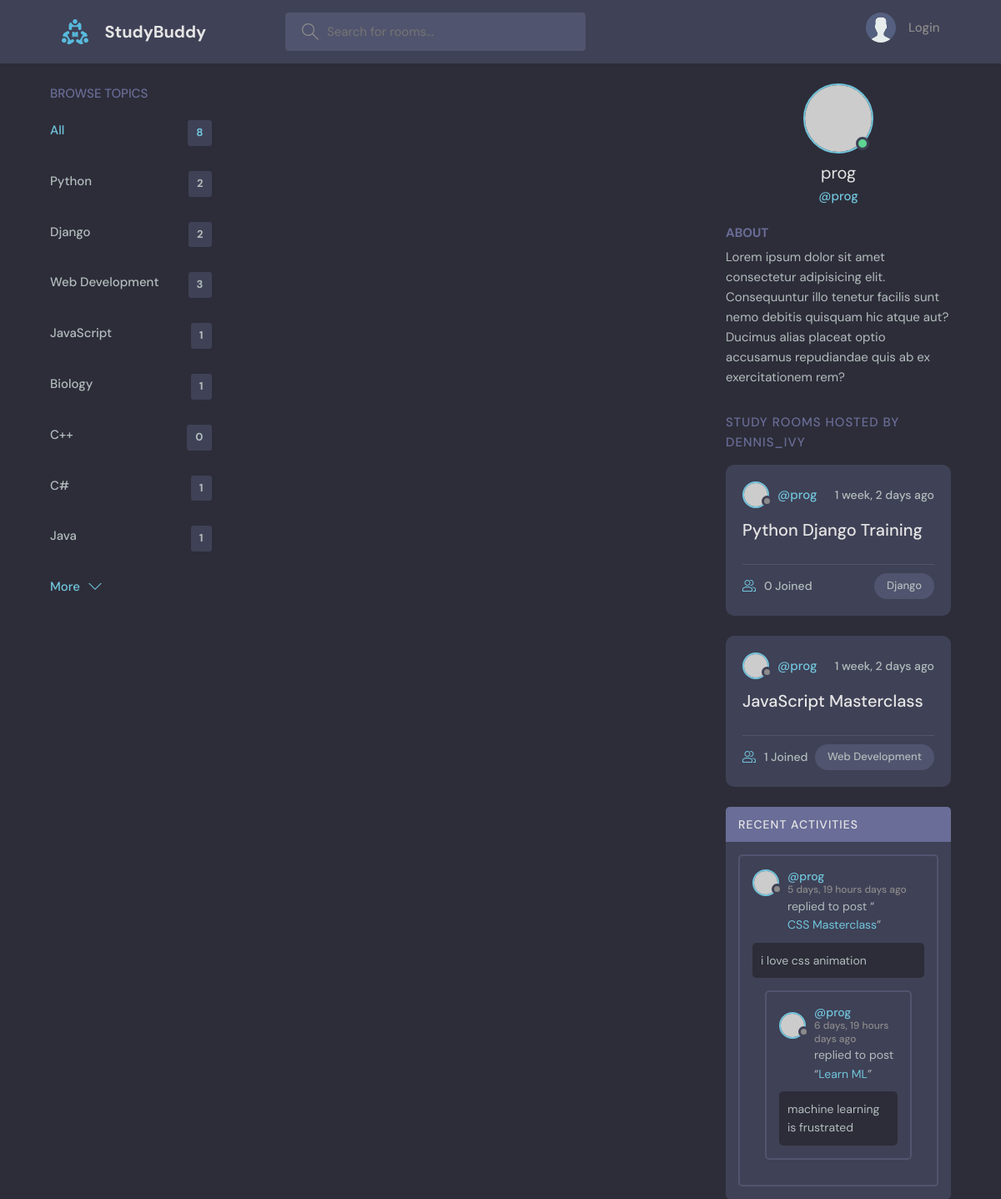
Page /profile/1/ on the committed database.
### base/models.py (models this page shows, shortened)
class Topic(models.Model):
    name = models.CharField(max_length=200)

class Room(models.Model):
    host = models.ForeignKey(User, on_delete=models.SET_NULL, null=True)
    topic = models.ForeignKey(Topic, on_delete=models.SET_NULL, null=True)
    name = models.CharField(max_length=200)
    description = models.TextField(null=True, blank=True)
    participants = models.ManyToManyField(User, related_name='participants', blank=True)
    updated = models.DateTimeField(auto_now=True)
    created = models.DateTimeField(auto_now_add=True)
    class Meta:
        ordering = ['-updated', '-created']
    def __str__(self):
        return self.name

class Message(models.Model):
    user = models.ForeignKey(User, on_delete=models.CASCADE)
    room = models.ForeignKey(Room, on_delete=models.CASCADE)
    body = models.TextField()
    updated = models.DateTimeField(auto_now=True)
    created = models.DateTimeField(auto_now_add=True)
    class Meta:
        ordering = ['-updated', '-created']

### base/views.py (the view)
# urls.py: path('profile/<str:pk>/', views.userProfile, name="user-profile"),
def userProfile(request, pk):
    user = User.objects.get(id=pk)
    rooms = user.room_set.all()
    room_messages = user.message_set.all()
    topics = Topic.objects.all()
    context = {'user': user, 'rooms':rooms, 'room_messages':room_messages, 'topics':topics}
    return render(request, 'base/profile.html', context)

### base/templates/base/profile.html (shortened to what this page needs)
{% extends 'main.html' %}
  {% block content %}
  <main class="profile-page layout layout--3">
    <div class="container">
      {% include 'base/topics_component.html' %}
      <div class="roomList">
        <div class="profile">
          <div class="profile__avatar">
            <div class="avatar avatar--large active">
              <img src="https://randomuser.me/api/portraits/men/11.jpg" />
            </div>
          </div>
          <div class="profile__info">
            <h3>{{user.username}}</h3>
            <p>@{{user.username}}</p>
          </div>
          <div class="profile__about">
            <h3>About</h3>
            <p>
              Lorem ipsum dolor sit amet consectetur adipisicing elit. Consequuntur illo tenetur
              facilis sunt nemo debitis quisquam hic atque aut? Ducimus alias placeat optio
              accusamus repudiandae quis ab ex exercitationem rem?
            </p>
          </div>
        </div>
        <div class="roomList__header">
          <div>
            <h2>Study Rooms Hosted by dennis_ivy</a>
            </h2>
          </div>
        </div>
        {% include 'base/feed_component.html' %}
      {% include 'base/activity_component.html' %}
    </div>
  </main>
{% endblock %}

### base/templates/base/topics_component.html
<div class="topics">
    <div class="topics__header">
      <h2>Browse Topics</h2>
    </div>
    <ul class="topics__list">
      <li>
        <a href="{% url 'home' %}" class="active">All <span>{{topics.count}}</span></a>
      </li>
      {% for topic in topics %}
      <li>
        <a href="{% url 'home' %}?q={{topic.name}}">{{topic.name}}<span>{{topic.room_set.all.count}}</span></a>
      </li>
      {% endfor %}
    </ul>
    <a class="btn btn--link" href="topics.html">
      More
      <svg version="1.1" xmlns="http://www.w3.org/2000/svg" width="32" height="32" viewBox="0 0 32 32">
        <title>chevron-down</title>
        <path d="M16 21l-13-13h-3l16 16 16-16h-3l-13 13z"></path>
      </svg>
    </a>
  </div>

### base/templates/base/feed_component.html (shortened to what this page needs)
{% for room in rooms %}
<div class="roomListRoom">
    <div class="roomListRoom__header">
      <a href="{% url 'user-profile' room.host.id %}" class="roomListRoom__author">
        <div class="avatar avatar--small">
          <img src="https://randomuser.me/api/portraits/women/11.jpg" />
        </div>
        <span>@{{room.host.username}}</span>
      </a>
      <div class="roomListRoom__actions">
        <span>{{room.created|timesince}} ago</span>
      </div>
    </div>
    <div class="roomListRoom__content">
      <a href="{% url 'room' room.id %}">{{room.name}}</a>
    </div>
    <div class="roomListRoom__meta">
      <a href="{% url 'room' room.id %}" class="roomListRoom__joined">
        {{room.participants.all.count}} Joined
      </a>
      <p class="roomListRoom__topic">{{room.topic.name}}</p>
    </div>
  </div>
<div>
{% endfor %}

### base/templates/base/activity_component.html (shortened to what this page needs)
<div class="activities">
    <div class="activities__header">
      <h2>Recent Activities</h2>
    </div>
    {% for message in room_messages %}
    <div class="activities__box">
      <div class="activities__boxHeader roomListRoom__header">
        <a href="{% url 'user-profile' message.user.id %}l" class="roomListRoom__author">
          <div class="avatar avatar--small">
            <img src="https://randomuser.me/api/portraits/women/11.jpg" />
          </div>
          <p>
            @{{message.user}}
            <span>{{message.created|timesince}} days ago</span>
          </p>
        </a>
      </div>
      <div class="activities__boxContent">
        <p>replied to post “<a href="{% url 'room' message.room.id %}">{{message.room}}</a>”</p>
        <div class="activities__boxRoomContent">
        {{message.body}}
        </div>
      </div>
      {% endfor %}
    </div>
  </div>

### rows in the picture
Topic: name "Python", room_set.all.count "2"
Topic: name "Django", room_set.all.count "2"
Topic: name "Web Development", room_set.all.count "3"
Topic: name "JavaScript", room_set.all.count "1"
Topic: name "Biology", room_set.all.count "1"
Topic: name "C++", room_set.all.count "0"
Topic: name "C#", room_set.all.count "1"
Topic: name "Java", room_set.all.count "1"
Room: host.username "prog", created "1 week, 2 days", name "Python Django Training", participants.all.count "0", topic.name "Django"
Room: host.username "prog", created "1 week, 2 days", name "JavaScript Masterclass", participants.all.count "1", topic.name "Web Development"
Message: user "prog", created "5 days, 19 hours", room "CSS Masterclass", body "i love css animation"
Message: user "prog", created "6 days, 19 hours", room "Learn ML", body "machine learning is frustrated"

### other values in the picture
{{ topics.count }} "8"
{{ user.username }} "prog"
